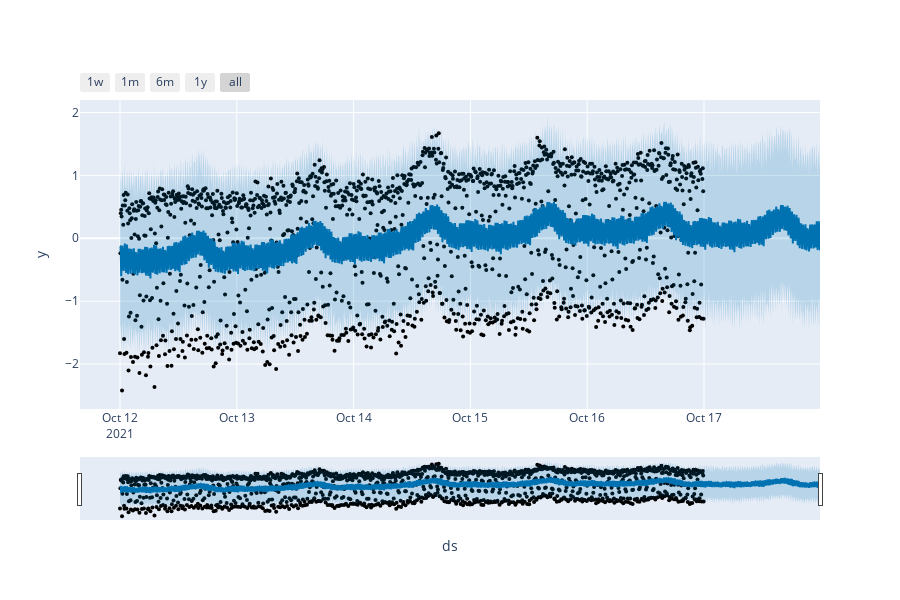

The code cell stored with this chart in its notebook:
### Code cell
import plotly
from prophet.plot import plot_plotly, plot_components_plotly

plot_plotly(m, forecast)

### Figure 1 — Plotly figure (JSON) as saved in the notebook; plotly's stock layout.template omitted (floating-point values rounded to 4 significant figures; data arrays with more than 128 entries replaced by an {"elided": "..."} marker saying what was removed)
{"data": [{"marker": {"color": "black", "size": 4}, "mode": "markers", "name": "Actual", "type": "scatter", "x": {"elided": "1440 str values"}, "y": {"elided": "1440 float values"}}, {"hoverinfo": "skip", "line": {"width": 0}, "mode": "lines", "type": "scatter", "x": {"elided": "1727 str values"}, "y": {"elided": "1727 float values"}}, {"fill": "tonexty", "fillcolor": "rgba(0, 114, 178, 0.2)", "line": {"color": "#0072B2", "width": 2}, "mode": "lines", "name": "Predicted", "type": "scatter", "x": {"elided": "1727 str values"}, "y": {"elided": "1727 float values"}}, {"fill": "tonexty", "fillcolor": "rgba(0, 114, 178, 0.2)", "hoverinfo": "skip", "line": {"width": 0}, "mode": "lines", "type": "scatter", "x": {"elided": "1727 str values"}, "y": {"elided": "1727 float values"}}], "layout": {"height": 600, "showlegend": false, "width": 900, "xaxis": {"rangeselector": {"buttons": [{"count": 7, "label": "1w", "step": "day", "stepmode": "backward"}, {"count": 1, "label": "1m", "step": "month", "stepmode": "backward"}, {"count": 6, "label": "6m", "step": "month", "stepmode": "backward"}, {"count": 1, "label": "1y", "step": "year", "stepmode": "backward"}, {"step": "all"}]}, "rangeslider": {"visible": true}, "title": {"text": "ds"}, "type": "date"}, "yaxis": {"title": {"text": "y"}}}}
